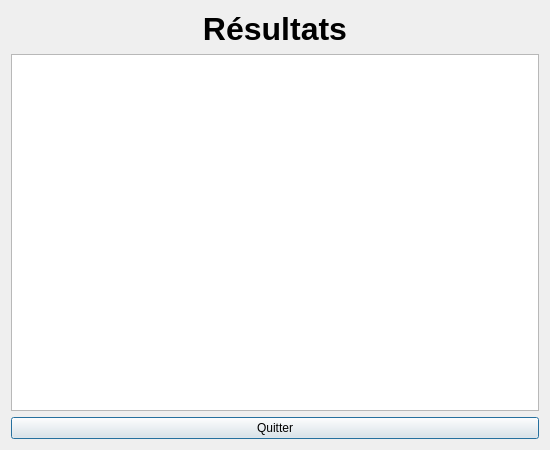
<?xml version="1.0" encoding="UTF-8"?>
<ui version="4.0">
 <class>tabResultat</class>
 <widget class="QDialog" name="tabResultat">
  <property name="geometry">
   <rect>
    <x>0</x>
    <y>0</y>
    <width>550</width>
    <height>450</height>
   </rect>
  </property>
  <property name="minimumSize">
   <size>
    <width>550</width>
    <height>450</height>
   </size>
  </property>
  <property name="maximumSize">
   <size>
    <width>550</width>
    <height>450</height>
   </size>
  </property>
  <property name="windowTitle">
   <string>Résultat</string>
  </property>
  <layout class="QHBoxLayout" name="horizontalLayout_2">
   <item>
    <layout class="QHBoxLayout" name="horizontalLayout">
     <item>
      <layout class="QVBoxLayout" name="verticalLayout">
       <item>
        <widget class="QLabel" name="label">
         <property name="text">
          <string>&lt;html&gt;&lt;head/&gt;&lt;body&gt;&lt;p align=&quot;center&quot;&gt;&lt;span style=&quot; font-size:24pt; font-weight:600;&quot;&gt;Résultats&lt;/span&gt;&lt;/p&gt;&lt;/body&gt;&lt;/html&gt;</string>
         </property>
        </widget>
       </item>
       <item>
        <widget class="QTableView" name="TableResul"/>
       </item>
       <item>
        <widget class="QPushButton" name="bQuitter">
         <property name="text">
          <string>Quitter</string>
         </property>
        </widget>
       </item>
      </layout>
     </item>
    </layout>
   </item>
  </layout>
 </widget>
 <resources/>
 <connections>
  <connection>
   <sender>bQuitter</sender>
   <signal>clicked()</signal>
   <receiver>tabResultat</receiver>
   <slot>close()</slot>
   <hints>
    <hint type="sourcelabel">
     <x>274</x>
     <y>427</y>
    </hint>
    <hint type="destinationlabel">
     <x>274</x>
     <y>224</y>
    </hint>
   </hints>
  </connection>
 </connections>
</ui>
